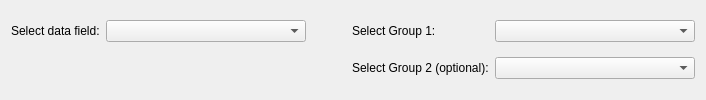
          <widget class="QWidget" name="tabBox">
           <attribute name="title">
            <string>Box Chart</string>
           </attribute>
           <layout class="QGridLayout" name="gridLayout_31">
            <item row="1" column="3">
             <widget class="QLabel" name="label_31">
              <property name="text">
               <string>Select Group 2 (optional):</string>
              </property>
             </widget>
            </item>
            <item row="1" column="4">
             <widget class="QComboBox" name="comboBoxBox2">
              <property name="minimumSize">
               <size>
                <width>150</width>
                <height>0</height>
               </size>
              </property>
             </widget>
            </item>
            <item row="0" column="4">
             <widget class="QComboBox" name="comboBoxBox1">
              <property name="minimumSize">
               <size>
                <width>200</width>
                <height>0</height>
               </size>
              </property>
             </widget>
            </item>
            <item row="0" column="1">
             <widget class="QComboBox" name="comboBoxBoxData">
              <property name="minimumSize">
               <size>
                <width>200</width>
                <height>0</height>
               </size>
              </property>
             </widget>
            </item>
            <item row="0" column="3">
             <widget class="QLabel" name="label_32">
              <property name="text">
               <string>Select Group 1:</string>
              </property>
             </widget>
            </item>
            <item row="0" column="0">
             <widget class="QLabel" name="label_44">
              <property name="text">
               <string>Select data field:</string>
              </property>
             </widget>
            </item>
            <item row="0" column="2">
             <spacer name="horizontalSpacer_12">
              <property name="orientation">
               <enum>Qt::Horizontal</enum>
              </property>
              <property name="sizeHint" stdset="0">
               <size>
                <width>40</width>
                <height>20</height>
               </size>
              </property>
             </spacer>
            </item>
           </layout>
          </widget>
